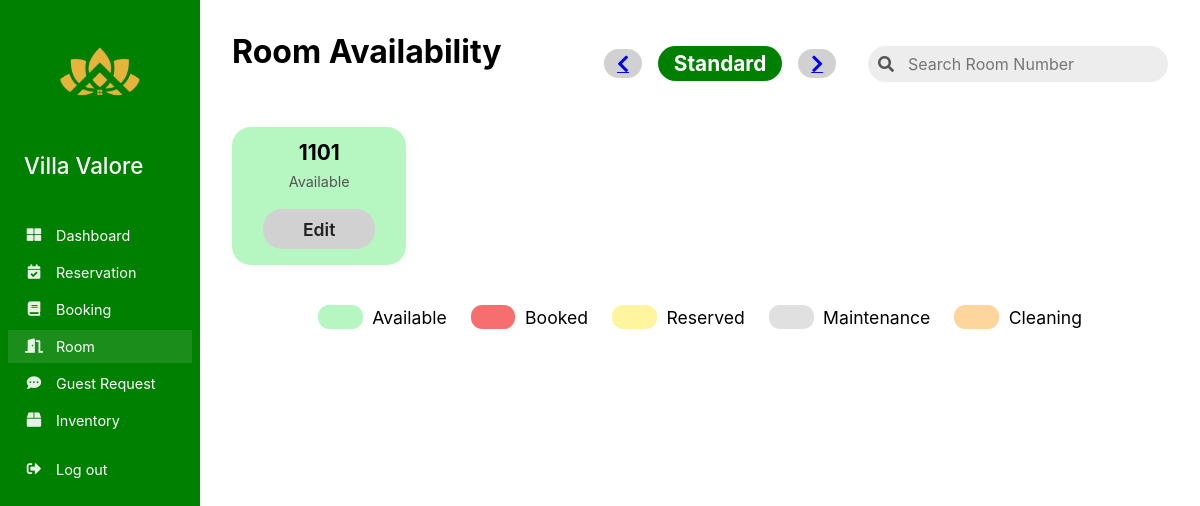
Page /staff/room.php on the earlier database version.
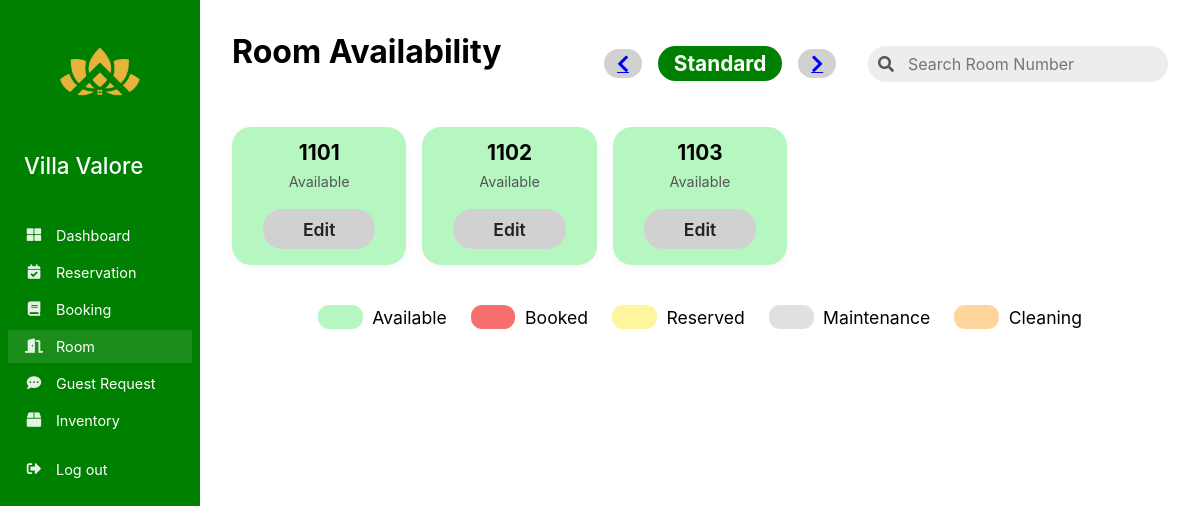
Same page on the later database version.
### tables this page shows
CREATE TABLE `room` (
  `RoomID` varchar(11) NOT NULL,
  `RoomNumber` int(11) NOT NULL,
  `RoomName` text NOT NULL,
  `RoomType` enum('Standard','Deluxe','Suite','') NOT NULL,
  `RoomPerHour` int(11) NOT NULL,
  `RoomStatus` enum('Available','Occupied','Maintenance','Cleaning') NOT NULL,
  `Capacity` varchar(255) NOT NULL
);

### staff/room.php (the view, shortened to what the changed rows need)
<?php
$host = "localhost";
$user = "root";
$password = "";
$dbname = "hotel_reservation_systemdb";
$conn = new mysqli($host, $user, $password, $dbname);
$roomType = isset($_GET['type']) ? $_GET['type'] : 'Standard';
$rooms = [];
$roomQuery = $conn->prepare("SELECT RoomNumber, RoomType, RoomStatus FROM room ORDER BY RoomNumber ASC");
$roomQuery->execute();
$roomResult = $roomQuery->get_result();
while ($room = $roomResult->fetch_assoc()) {
    $roomNumber = $room['RoomNumber'];
    $status = $room['RoomStatus'];
    $now = date('Y-m-d H:i:s');
    $bookingSql = "SELECT * FROM booking WHERE RoomNumber = ? AND (BookingStatus = 'Confirmed' OR BookingStatus = 'Reserved') ORDER BY CheckOutDate DESC LIMIT 1";
    $bookingStmt = $conn->prepare($bookingSql);
    $bookingStmt->bind_param('i', $roomNumber);
    $bookingStmt->execute();
    $bookingResult = $bookingStmt->get_result();
    $dynamicStatus = $status;
    if ($booking = $bookingResult->fetch_assoc()) {
        $checkIn = $booking['CheckInDate'];
        $checkOut = $booking['CheckOutDate'];
        $bookingStatus = $booking['BookingStatus'];
        if ($bookingStatus === 'Confirmed' && $now >= $checkIn && $now <= $checkOut) {
            $dynamicStatus = 'Booked';
        } elseif ($bookingStatus === 'Reserved' && $now < $checkIn) {
            $dynamicStatus = 'Reserved';
        } elseif ($now > $checkOut && $status !== 'Available' && $status !== 'Maintenance') {
            $dynamicStatus = 'Cleaning';
        } else {
        }
    } elseif ($status !== 'Available' && $status !== 'Maintenance') {
        $dynamicStatus = 'Available';
    }
    $rooms[] = [
        'RoomNumber' => $roomNumber,
        'RoomType' => $room['RoomType'],
        'Status' => $dynamicStatus
    ];
}
?>
<!DOCTYPE html>
<html lang="en">
<head>
    <link rel="stylesheet" href="https://cdnjs.cloudflare.com/ajax/libs/font-awesome/5.15.4/css/all.min.css">
</head>
<body>
    <div class="main-content">
        <div class="room-header">
            <h1>Room Availability</h1>
            <div class="room-header-right-section">
                <div class="room-type-nav">
                    <h2 class="room-type-label selected"><?php echo htmlspecialchars($roomType); ?></h2>
                </div>
            </div>
        </div>
        <div class="room-grid" id="roomGrid">
            <?php foreach ($rooms as $room): ?>
                <div class="room-card<?php echo ($room['RoomType'] !== $roomType) ? ' faded-room' : ''; ?>" data-room="<?php echo $room['RoomNumber']; ?>" data-status="<?php echo $room['Status']; ?>" data-type="<?php echo $room['RoomType']; ?>">
                    <div class="room-number"><?php echo $room['RoomNumber']; ?></div>
                    <div class="room-status-label"><?php echo $room['Status']; ?></div>
                    <button class="edit-btn" onclick="openEditModal(<?php echo $room['RoomNumber']; ?>, '<?php echo $room['Status']; ?>')">Edit</button>
                </div>
            <?php endforeach; ?>
        </div>
    </div>
</body>
</html>

Differences in the rows shown:
now on this page (row edited): room: RoomNumber "1102", RoomStatus "Available"
now on this page (row edited): room: RoomNumber "1103", RoomStatus "Available"
